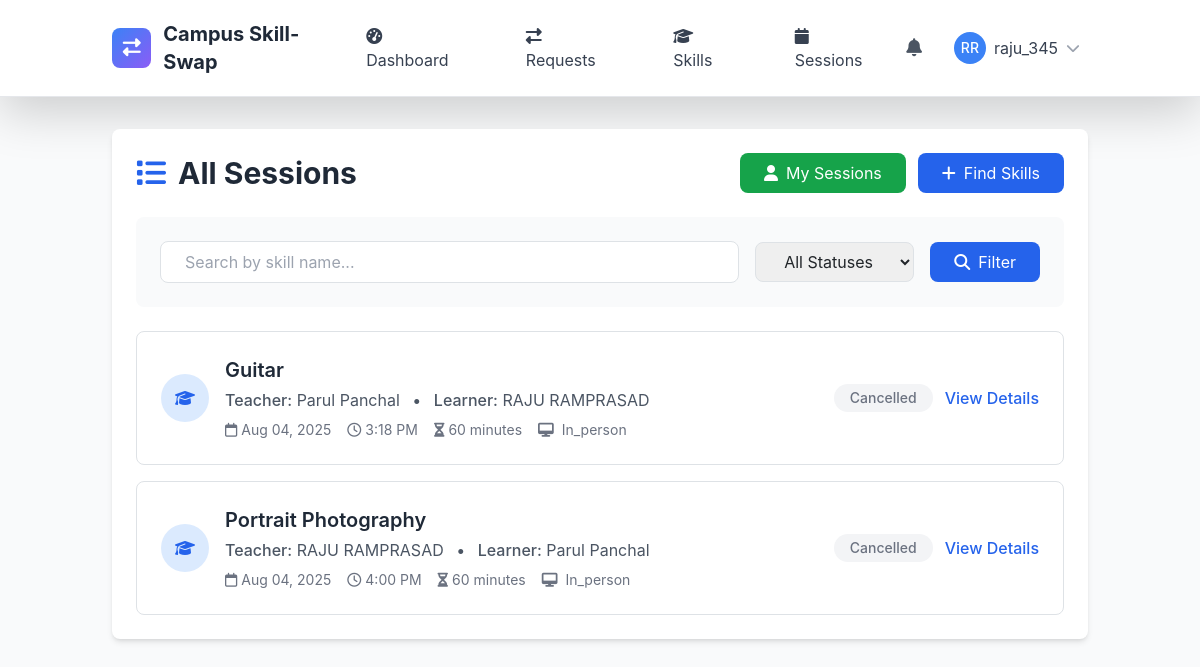
The app's page /sessions/calendar/ (signed in) with its own data.
### skill_sessions/models.py (models this page shows, shortened)
class SkillSwapSession(models.Model):
    STATUS_CHOICES = [
        ('scheduled', 'Scheduled'),
        ('in_progress', 'In Progress'),
        ('completed', 'Completed'),
        ('cancelled', 'Cancelled'),
        ('no_show', 'No Show'),
    ]
    request = models.OneToOneField(SkillSwapRequest, on_delete=models.CASCADE, related_name='session')
    teacher = models.ForeignKey(User, on_delete=models.CASCADE, related_name='teaching_sessions')
    learner = models.ForeignKey(User, on_delete=models.CASCADE, related_name='learning_sessions')
    skill = models.ForeignKey('skills.Skill', on_delete=models.CASCADE, related_name='skill_sessions')
    scheduled_date = models.DateTimeField()
    duration_minutes = models.PositiveIntegerField(default=60)
    format = models.CharField(max_length=20, choices=[
        ('online', 'Online'),
        ('in_person', 'In-Person'),
    ])
    location = models.CharField(max_length=200, blank=True)
    meeting_link = models.URLField(blank=True, help_text="For online sessions")
    status = models.CharField(max_length=20, choices=STATUS_CHOICES, default='scheduled')
    started_at = models.DateTimeField(null=True, blank=True)
    ended_at = models.DateTimeField(null=True, blank=True)
    actual_duration = models.PositiveIntegerField(null=True, blank=True, help_text="Actual duration in minutes")
    teacher_notes = models.TextField(blank=True, help_text="Private notes for the teacher")
    learner_notes = models.TextField(blank=True, help_text="Private notes for the learner")
    session_summary = models.TextField(blank=True, help_text="What was covered in this session")
    created_at = models.DateTimeField(auto_now_add=True)
    updated_at = models.DateTimeField(auto_now=True)
    class Meta:
        ordering = ['scheduled_date']
        db_table = 'swapsession'

### skills/models.py (models this page shows, shortened)
class Skill(models.Model):
    name = models.CharField(max_length=100)
    category = models.ForeignKey(SkillCategory, on_delete=models.CASCADE, related_name='skills')
    description = models.TextField(blank=True)
    is_popular = models.BooleanField(default=False)
    created_at = models.DateTimeField(auto_now_add=True)
    updated_at = models.DateTimeField(auto_now=True)
    class Meta:
        ordering = ['category__name', 'name']
        unique_together = ['name', 'category']

### skill_sessions/views.py (the view)
# urls.py: path('calendar/', views.CalendarView.as_view(), name='calendar'),
class CalendarView(LoginRequiredMixin, ListView):
    model = SkillSwapSession
    template_name = 'skill_sessions/calendar.html'
    context_object_name = 'sessions'
    def get_queryset(self):
        return SkillSwapSession.objects.filter(
            teacher=self.request.user
        ) | SkillSwapSession.objects.filter(
            learner=self.request.user
        )

### templates/skill_sessions/skillswapsession_list.html (shortened to what this page needs)
{% extends 'base.html' %}
{% load static %}
{% block content %}
<div class="container mx-auto px-4 py-8">
    <div class="bg-white rounded-lg shadow-md p-6">
        <div class="flex items-center justify-between mb-6">
            <h1 class="text-3xl font-bold text-gray-800">
                <i class="fas fa-list mr-3 text-blue-600"></i>All Sessions
            </h1>
            <div class="flex space-x-3">
                <a href="{% url 'skill_sessions:my_sessions' %}" class="bg-green-600 hover:bg-green-700 text-white px-4 py-2 rounded-lg transition-colors">
                    <i class="fas fa-user mr-2"></i>My Sessions
                </a>
                <a href="{% url 'skills:skill_list' %}" class="bg-blue-600 hover:bg-blue-700 text-white px-4 py-2 rounded-lg transition-colors">
                    <i class="fas fa-plus mr-2"></i>Find Skills
                </a>
            </div>
        </div>
        <div class="mb-6 p-4 bg-gray-50 rounded-lg">
            <form method="get" class="flex flex-wrap items-center space-x-4">
                <div class="flex-1 min-w-0">
                    <input type="text" name="search" value="{{ request.GET.search }}"
                           placeholder="Search by skill name..."
                           class="w-full px-4 py-2 border border-gray-300 rounded-lg focus:ring-2 focus:ring-blue-500 focus:border-transparent">
                </div>
                <div>
                    <select name="status" class="px-4 py-2 border border-gray-300 rounded-lg focus:ring-2 focus:ring-blue-500 focus:border-transparent">
                        <option value="">All Statuses</option>
                    </select>
                </div>
                <button type="submit" class="bg-blue-600 hover:bg-blue-700 text-white px-6 py-2 rounded-lg transition-colors">
                    <i class="fas fa-search mr-2"></i>Filter
                </button>
            </form>
        </div>
        {% if sessions %}
            <div class="space-y-4">
                {% for session in sessions %}
                    <div class="border rounded-lg p-4 hover:shadow-md transition-shadow">
                        <div class="flex items-center justify-between">
                            <div class="flex-1">
                                <div class="flex items-center space-x-4">
                                    <div class="flex-shrink-0">
                                        <div class="w-12 h-12 bg-blue-100 rounded-full flex items-center justify-center">
                                            <i class="fas fa-graduation-cap text-blue-600"></i>
                                        </div>
                                    </div>
                                    <div class="flex-1">
                                        <h3 class="text-xl font-semibold text-gray-800">{{ session.skill.name }}</h3>
                                        <div class="text-gray-600 mt-1">
                                            <span class="font-medium">Teacher:</span> {{ session.teacher.get_full_name|default:session.teacher.username }}
                                            <span class="mx-2">•</span>
                                            <span class="font-medium">Learner:</span> {{ session.learner.get_full_name|default:session.learner.username }}
                                        </div>
                                        <div class="flex items-center space-x-4 mt-2 text-sm text-gray-500">
                                            <span><i class="far fa-calendar mr-1"></i>{{ session.scheduled_date|date:"M d, Y" }}</span>
                                            <span><i class="far fa-clock mr-1"></i>{{ session.scheduled_date|time:"g:i A" }}</span>
                                            <span><i class="fas fa-hourglass-half mr-1"></i>{{ session.duration_minutes }} minutes</span>
                                            <span class="capitalize">
                                                <i class="fas fa-{{ session.format|yesno:'desktop,map-marker-alt' }} mr-1"></i>
                                                {{ session.format|capfirst }}
                                            </span>
                                        </div>
                                    </div>
                                </div>
                            </div>
                            <div class="flex items-center space-x-3">
                                <span class="status-badge status-{{ session.status }} px-3 py-1 rounded-full text-sm font-medium">
                                    {{ session.get_status_display }}
                                </span>
                                {% if session.teacher == user or session.learner == user %}
                                    <a href="{% url 'skill_sessions:session_detail' session.id %}"
                                       class="text-blue-600 hover:text-blue-800 font-medium">
                                        View Details
                                    </a>
                                {% endif %}
                            </div>
                        </div>
                    </div>
                {% endfor %}
            </div>
        {% endif %}
    </div>
</div>
{% endblock %}

### templates/base.html (shortened to what this page needs)
{% load static %}
<!DOCTYPE html>
<html lang="en" class="h-full">
<head>
    <script src="https://cdn.tailwindcss.com"></script>
    <link href="https://cdn.jsdelivr.net/npm/bootstrap@5.3.2/dist/css/bootstrap.min.css" rel="stylesheet">
    <link rel="stylesheet" href="https://cdnjs.cloudflare.com/ajax/libs/font-awesome/6.5.1/css/all.min.css">
</head>
<body class="bg-gray-50 h-full">
    <nav class="bg-white shadow-lg border-b">
        <div class="container mx-auto px-4">
            <div class="flex justify-between items-center py-3">
                <div class="flex items-center space-x-3">
                    <div class="w-10 h-10 gradient-bg rounded-lg flex items-center justify-center">
                        <i class="fas fa-exchange-alt text-white text-lg"></i>
                    </div>
                    <a href="{% url 'core:home' %}" class="text-xl font-bold text-gray-800 hover:text-blue-600 transition-colors">
                        Campus Skill-Swap
                    </a>
                </div>
                <div class="hidden md:flex items-center space-x-6">
                    {% if user.is_authenticated %}
                        <a href="{% url 'core:dashboard' %}" class="nav-link px-3 py-2 text-gray-700 hover:text-blue-600 transition-colors">
                            <i class="fas fa-tachometer-alt mr-2"></i>Dashboard
                        </a>
                        <a href="{% url 'core:requests' %}" class="nav-link px-3 py-2 text-gray-700 hover:text-blue-600 transition-colors">
                            <i class="fas fa-exchange-alt mr-2"></i>Requests
                        </a>
                        <a href="{% url 'skills:skill_list' %}" class="nav-link px-3 py-2 text-gray-700 hover:text-blue-600 transition-colors">
                            <i class="fas fa-graduation-cap mr-2"></i>Skills
                        </a>
                        <a href="{% url 'skill_sessions:session_management' %}" class="nav-link px-3 py-2 text-gray-700 hover:text-blue-600 transition-colors">
                            <i class="fas fa-calendar mr-2"></i>Sessions
                        </a>
                    {% endif %}
                </div>
                <div class="flex items-center space-x-4">
                    {% if user.is_authenticated %}
                        <div class="relative">
                            <button id="notificationBtn" class="relative p-2 text-gray-600 hover:text-blue-600 transition-colors">
                                <i class="fas fa-bell text-lg"></i>
                            </button>
                        </div>
                        <div class="relative">
                            <button id="userMenuBtn" class="flex items-center space-x-2 p-2 rounded-lg hover:bg-gray-100 transition-colors">
                                {% if user.profile.profile_picture %}
                                    <img src="{{ user.profile.profile_picture.url }}" alt="Profile" class="w-8 h-8 rounded-full">
                                {% else %}
                                    <div class="w-8 h-8 bg-blue-500 rounded-full flex items-center justify-center">
                                        <span class="text-white text-sm font-medium">{{ user.first_name|first|upper }}{{ user.last_name|first|upper }}</span>
                                    </div>
                                {% endif %}
                                <span class="hidden md:block text-gray-700">{{ user.username}}</span>
                                <i class="fas fa-chevron-down text-gray-400 text-sm"></i>
                            </button>
                        </div>
                    {% endif %}
                </div>
            </div>
        </div>
    </nav>
    <main class="min-h-screen">
        {% block content %}{% endblock %}
    </main>
</body>
</html>

### templates/base.html (style rules this page uses)
:root { --primary-color: #3B82F6; --secondary-color: #10B981; --accent-color: #8B5CF6; --warning-color: #F59E0B; --danger-color: #EF4444; }
body { font-family: 'Inter', -apple-system, BlinkMacSystemFont, sans-serif; }
.gradient-bg { background: linear-gradient(135deg, var(--primary-color) 0%, var(--accent-color) 100%); }

### templates/skill_sessions/skillswapsession_list.html (style rules this page uses)
.status-badge.status-cancelled { background-color: #F3F4F6; color: #6B7280; }

### records on screen
SkillSwapSession: skill.name "Guitar", teacher.get_full_name "Parul Panchal", learner.get_full_name "RAJU RAMPRASAD", scheduled_date "Aug 04, 2025", scheduled_date "3:18 PM", duration_minutes "60", format "In_person", status "Cancelled", shows "View Details"
SkillSwapSession: skill.name "Portrait Photography", teacher.get_full_name "RAJU RAMPRASAD", learner.get_full_name "Parul Panchal", scheduled_date "Aug 04, 2025", scheduled_date "4:00 PM", duration_minutes "60", format "In_person", status "Cancelled", shows "View Details"

### other values on screen
{{ user.first_name|first|upper }} "R"
{{ user.last_name|first|upper }} "R"
{{ user.username }} "raju_345"
